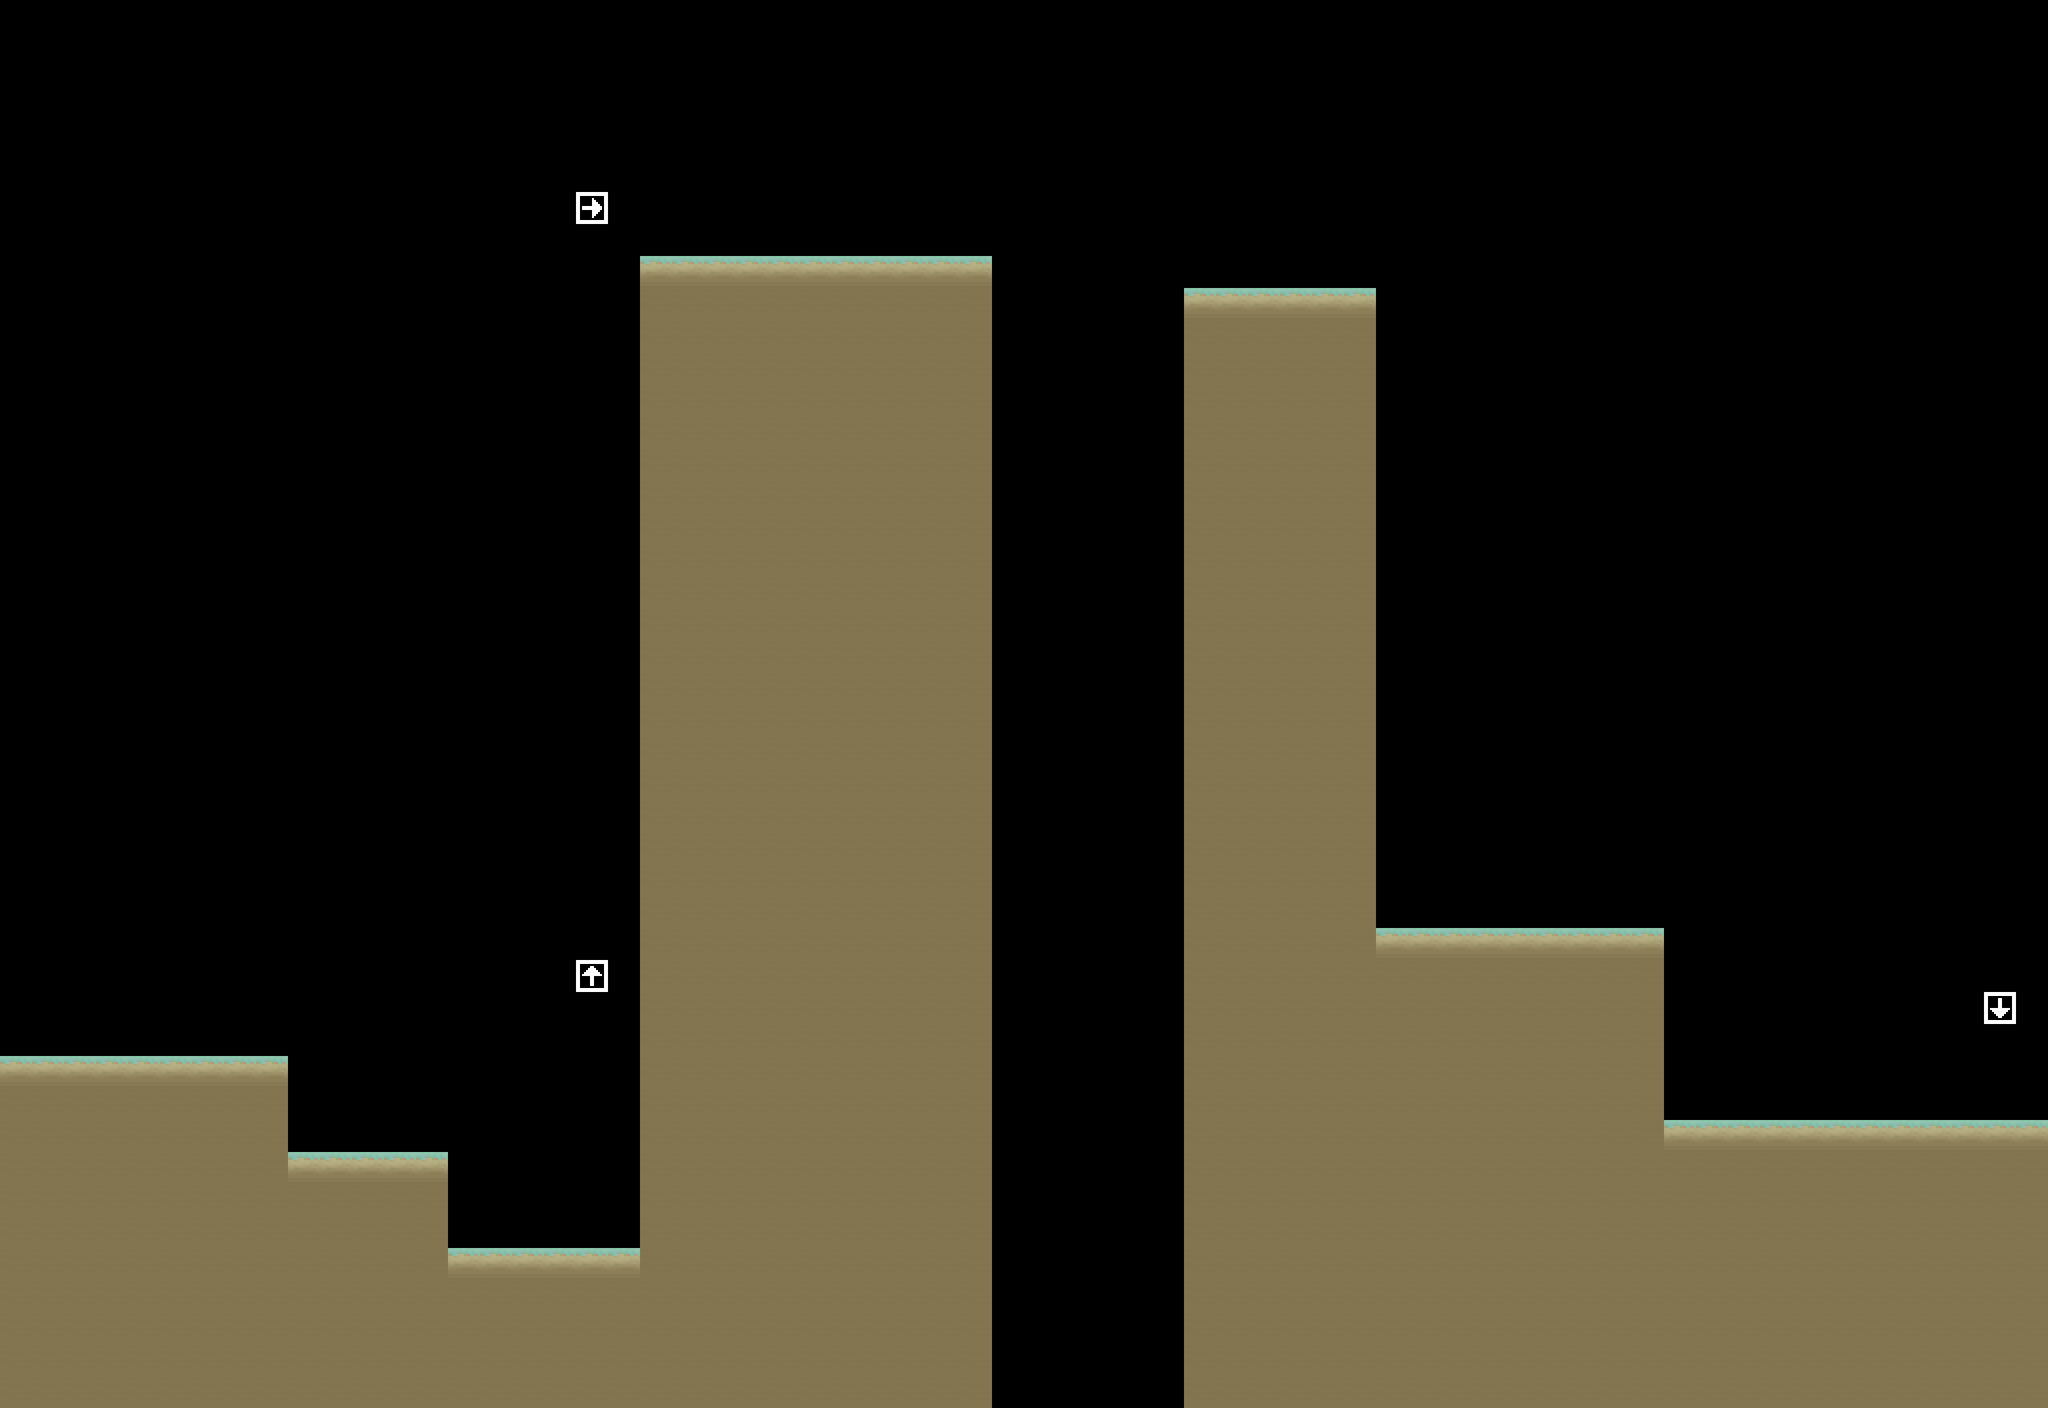

This is a level from a 2D game, rendered from its Tiled map with the project's own tilesets. A one-line summary and the map file follow, with tile-layer data summarised:
An orthogonal 64x44 tile map with 48x48 px tiles, 1 tile layer (Tile Layer 1).

<map version="1.0" orientation="orthogonal" width="64" height="44" tilewidth="48" tileheight="48">
 <tileset firstgid="1" name="formalcode" tilewidth="48" tileheight="48">
  <properties>
   <property name="collision" value="true" />
   <property name="collision=true" value="true" />
  </properties>
  <image source="ground.png" width="192" height="192" />
  <tile id="0">
   <properties>
    <property name="collision" value="true" />
   </properties>
  </tile>
  <tile id="12">
   <properties>
    <property name="sensor" value="true" />
   </properties>
  </tile>
  <tile id="13">
   <properties>
    <property name="sensor" value="true" />
   </properties>
  </tile>
  <tile id="14">
   <properties>
    <property name="sensor" value="true" />
   </properties>
  </tile>
  <tile id="15">
   <properties>
    <property name="sensor" value="true" />
   </properties>
  </tile>
 </tileset>
 <layer name="Tile Layer 1" width="64" height="44">
  <properties>
   <property name="bellex" value="3" />
   <property name="belley" value="32" />
   <property name="bucketx" value="62" />
   <property name="buckety" value="34" />
   <property name="collision" value="true" />
  </properties>
  <data>[2816 cells, 1021 non-empty, 5 distinct tile ids]</data>
 </layer>
</map>
